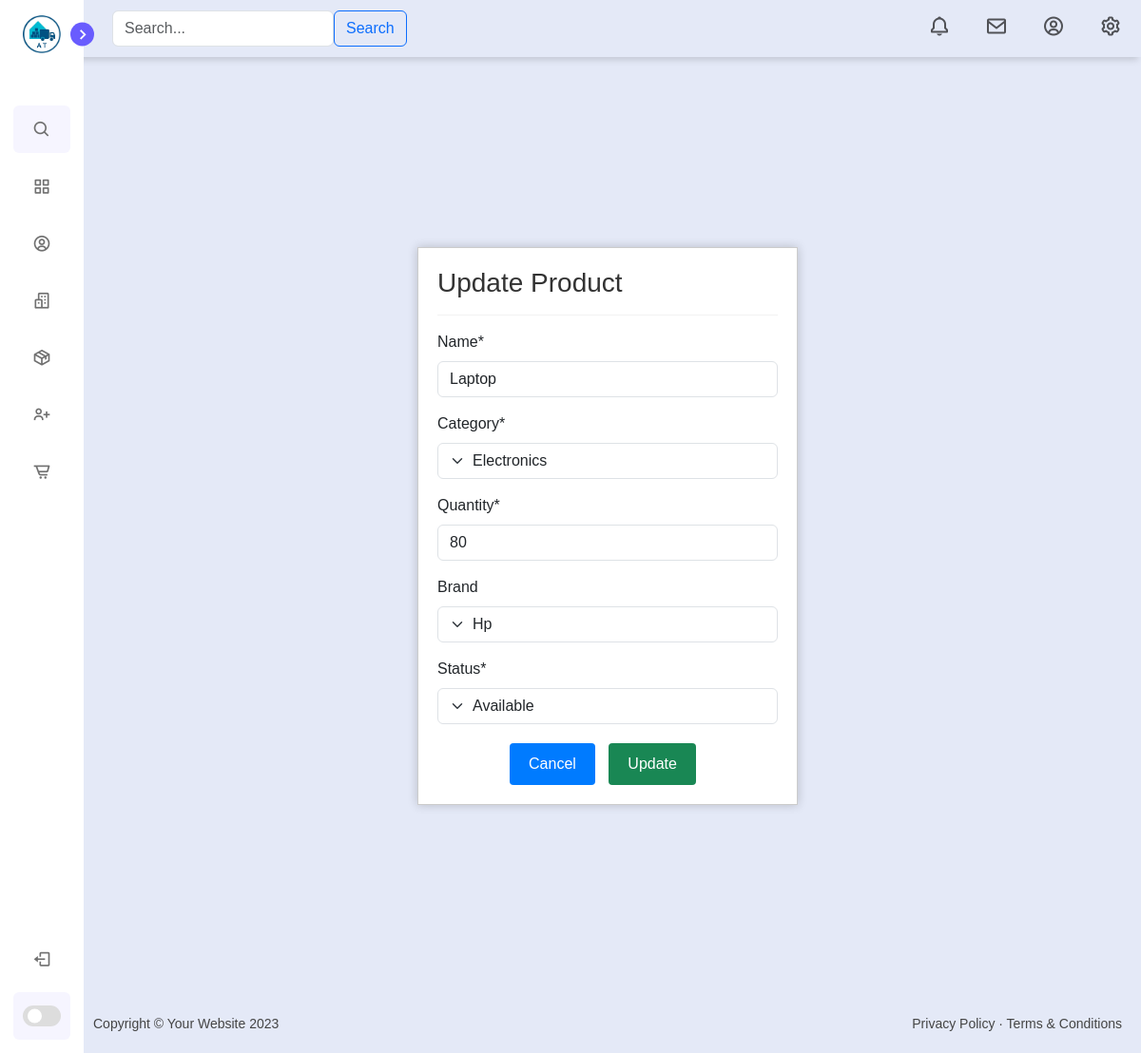
Screenshot of /product/update/12 with the database file from the repository.
### dashboard/models.py (models this page shows, shortened)
class Product(models.Model):
    name = models.CharField(max_length=100, null=False, blank=False)
    category = models.CharField(max_length=25, choices=CATEGORY, null=False, blank=False)
    quantity = models.PositiveIntegerField(null=False, blank=False)
    brand = models.ForeignKey(Brand, on_delete=models.CASCADE, null=True, blank=True, related_name='products')  # Use related_name to avoid conflicts
    PRODUCT_STATUS_CHOICES = (
        ('Available', 'Available'),
        ('Not-Available', 'Not-Available'),
    )
    status = models.CharField(max_length=15, choices=PRODUCT_STATUS_CHOICES, null=False, blank=False)

### dashboard/views.py (the view)
# urls.py: path('product/update/<int:pk>', views.product_update, name="dashboard-product-update"),
def product_update(request, pk):
    item = Product.objects.get(id=pk)
    if request.method=='POST':
        form = ProductForm(request.POST, instance=item)
        if form.is_valid():
            form.save()
            return redirect('dashboard-product')
    else:
        form = ProductForm(instance=item)
    context={
        'form':form,
    }
    return render(request, 'dashboard/product_update.html',context)

### dashboard/forms.py
class ProductForm(forms.ModelForm):
    class Meta:
        model = Product
        fields = ['name', 'category', 'quantity', 'brand', 'status']

### dashboard/models.py (called while the page is built)
    def __str__(self):
        return self.brand_name

### templates/dashboard/product_update.html (shortened to what this page needs)
{% extends "partials/base.html" %}
{% load static %}
{% load crispy_forms_tags %}
{% block body %}
<section class="home">
    {% include "partials/navbar.html" %}
    <div class="container">
        <div class="delete-container">
            <h3>Update Product</h3>
            <hr>
            <div class="Edit-form">
                <form method="POST">
                    {{ form|crispy }}
                    <div class="btn-container">
                        <a class="btn btn-secondary" href="{% url 'dashboard-product' %}">Cancel</a>
                        <button class="btn btn-success" type="submit">Update</button>
                    </div>
                </form>
            </div>
        </div>
    </div>
    <footer>
        <div class="footer-left">
            Copyright © Your Website 2023
        </div>
        <div class="footer-right">
            <a href="#">Privacy Policy</a> · <a href="#">Terms & Conditions</a>
        </div>
    </footer>
</section>
{% endblock body %}

### static/css/base.css (style rules this page uses)
* { margin: 0; padding: 0; box-sizing: border-box; font-family: 'Poppins', sans-serif; }
:root { --body-color: #E4E9F7; --sidebar-color: #FFF; --primary-color: #695CFE; --primary-color-light: #F6F5FF; --toggle-color: #DDD; --text-color: #707070; --tran-03: all 0.2s ease; --tran-03: all 0.3s ease; --tran-04: all 0.3s ease; --tran-05: all 0.3s ease; }
body { margin: 0; padding: 0; min-height: 100vh; background-color: var(--body-color) !important; transition: var(--tran-05); }

### static/css/index.css (style rules this page uses)
.home { position: absolute; top: 0; top: 0; left: 250px; height: 100vh; width: calc(100% - 250px); background-color: var(--body-color); transition: var(--tran-05); }
.sidebar.close~.home { left: 78px; height: 100vh; width: calc(100% - 78px); }
footer { display: flex; justify-content: space-between; background-color: var(--body-color); padding: 20px 20px; font-size: 14px; color: #444; }
.footer-left { flex: 1; }
.footer-right { flex: 1; text-align: right; }
.footer-right a { text-decoration: none; color: #444; transition: border-bottom 0.2s; }

### static/css/profile.css (style rules this page uses)
body { margin: 0; padding: 0; }

### static/css/crud.css (style rules this page uses)
.container .delete-container { border: 1px solid #ccc; padding: 20px; background-color: #fff; box-shadow: 0px 0px 10px rgba(0, 0, 0, 0.2); max-width: 400px; margin: 200px auto; }
.container .delete-container h3 { color: #333; }
.container .delete-container hr { border-color: #ccc; }
.container .delete-container form { margin-top: 10px; }
.container .delete-container .btn-container { text-align: center; margin-top: 20px; }
.container .delete-container .btn-container button { margin-right: 10px; padding: 10px 20px; border: none; cursor: pointer; border-radius: 4px; }
.container .delete-container .btn-container a { margin-right: 10px; padding: 10px 20px; border: none; cursor: pointer; border-radius: 4px; text-decoration: none; }
.container .delete-container .btn-container a { background-color: #007bff; color: #fff; }

### rows the page displays
Product: name "Laptop", category "Electronics", quantity "80", brand "Hp", status "Available"
